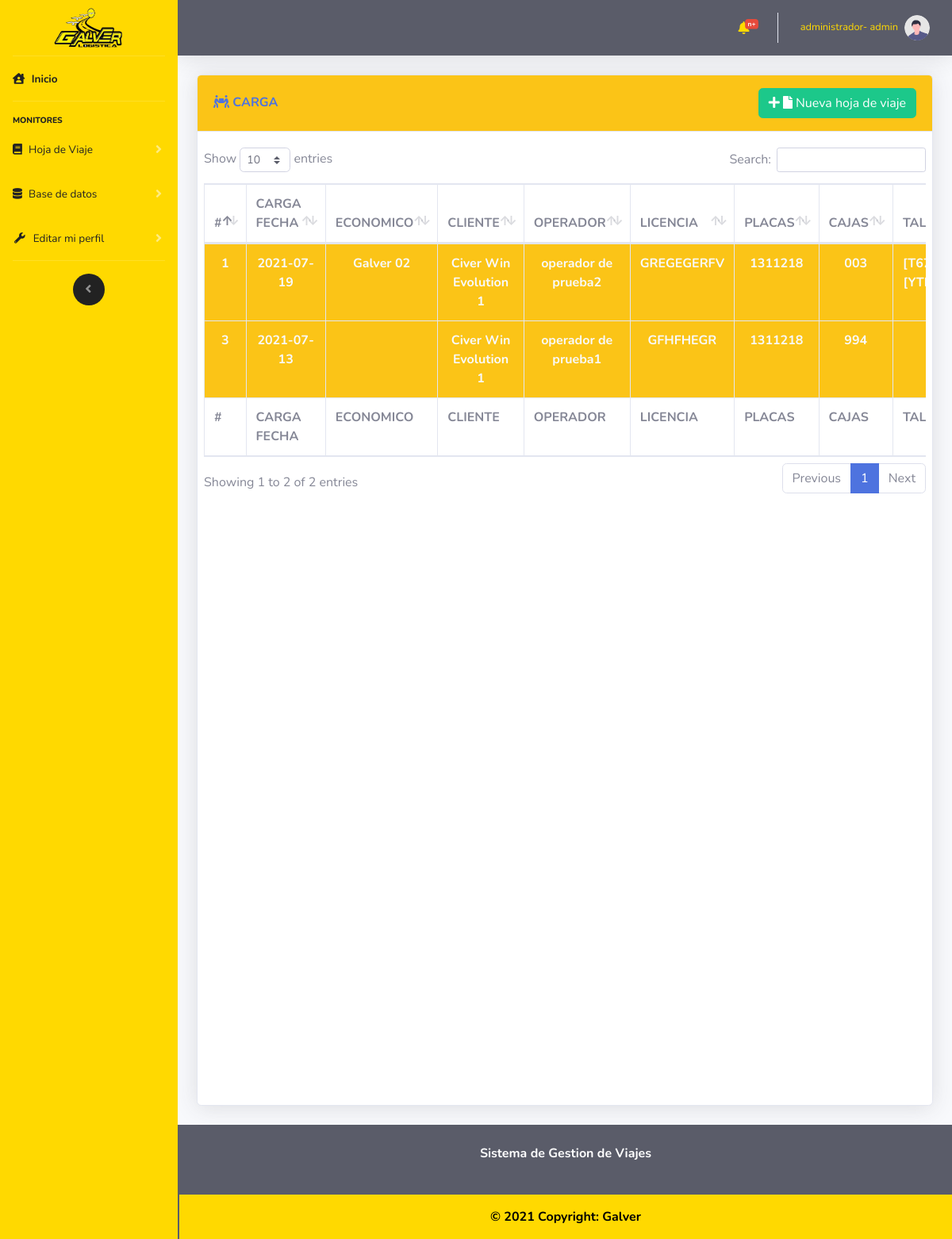
The app's page /vistas/HDV_CargaRegistro.php (signed in), older data.
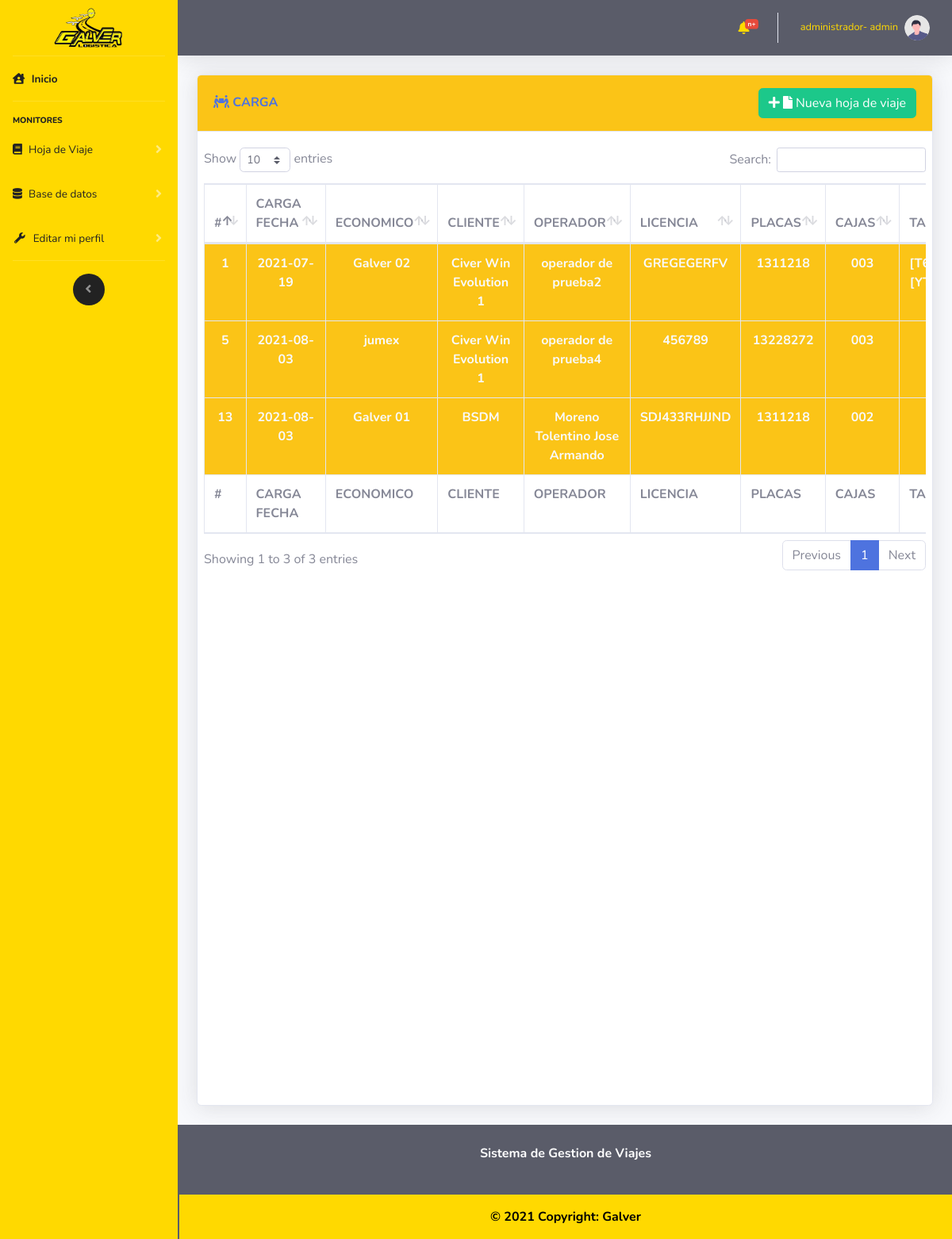
The same page, newer data.
### tables this page shows
CREATE TABLE `viaje` (
  `id_viaje` int(11) NOT NULL,
  `id_hojaDeViaje` int(11) NOT NULL,
  `id_viajeEstado` int(11) NOT NULL,
  `id_empresaEmisora` int(11) NOT NULL,
  `id_empresaReceptora` int(11) NOT NULL,
  `id_carga` int(11) NOT NULL,
  `id_unidadDeMedida` int(11) NOT NULL,
  `viaje_fechaDeArribo` datetime NOT NULL,
  `viaje_fechaDeCarga` datetime NOT NULL,
  `viaje_fechaDeLlegadaDeDescarga` datetime NOT NULL,
  `viaje_fechaDeDescarga` datetime NOT NULL,
  `viaje_cargaCantidad` double NOT NULL,
  `viaje_cargaProporcionUM` double NOT NULL,
  `id_remolque` int(11) NOT NULL,
  `id_remolqueServicio` int(11) NOT NULL,
  `viaje_talon1` varchar(40) NOT NULL,
  `viaje_talon2` varchar(40) NOT NULL,
  `viaje_origen` varchar(500) NOT NULL,
  `viaje_destino` varchar(500) NOT NULL,
  `viaje_folioDeCarga` varchar(50) NOT NULL,
  `viaje_folioDeBascula` varchar(50) NOT NULL,
  `viaje_observacion_carga` varchar(500) NOT NULL,
  `viaje_sellos` varchar(300) NOT NULL,
  `estadoRegistro` int(11) NOT NULL
);

CREATE TABLE `hoja_de_viaje` (
  `id_hojaDeViaje` int(11) NOT NULL,
  `id_creador` int(11) NOT NULL,
  `id_editor` int(11) NOT NULL,
  `hojaDeViaje_fechaDeLiberacion` datetime NOT NULL,
  `hojaDeViaje_fechaDeEdicion` datetime NOT NULL,
  `hojaDeViaje_observaciones` varchar(500) NOT NULL,
  `hojaDeViaje_tipoDeViaje` int(11) NOT NULL,
  `hojaDeViaje_estadoDeViaje` int(11) NOT NULL,
  `estadoRegistro` int(11) NOT NULL
);

### controlador/modulos/selects.php (called while the page is built, shortened)
<?php
    function muestraHDV($mysqli,$estado)
    {
        $consulta=
        "SELECT
		viaje.id_viaje as ID_VIAJE,
        hoja_de_viaje.id_hojaDeViaje as ID,
		(SELECT empresaEmisoraNombre FROM empresa_emisora WHERE empresaEmisoraId= viaje.id_empresaEmisora LIMIT 1) as ECONOMICO,
        (SELECT operadorNombre FROM operadores WHERE operadorID= tractor_del_operador.id_operador LIMIT 1) as OPERADOR,
        (SELECT tractorPlaca FROM tractor WHERE tractorId= tractor_del_operador.id_tractor LIMIT 1) as PLACAS,
        (SELECT remolqueEconomico FROM remolque WHERE remolque.remolqueID = viaje.id_remolque LIMIT 1) as CAJAS,
        (SELECT operadorLisencia FROM operadores WHERE operadorID= tractor_del_operador.id_operador LIMIT 1) as LICENCIA,
        viaje.viaje_talon1 as TALON1,
        viaje.viaje_talon2 as TALON2,
        hoja_de_viaje.hojaDeViaje_fechaDeLiberacion as LIBERACION_FECHA,
        viaje.viaje_fechaDeArribo as FECHA_ARRIBO,
        viaje.viaje_fechaDeArribo as FECHA_CARGA,
        viaje.viaje_folioDeCarga as FOLIO_DE_CARGA,
        (viaje.viaje_cargaCantidad * viaje.viaje_cargaProporcionUM) as TONELADAS,
        hoja_de_viaje.hojaDeViaje_observaciones as OBSERVACIONES,
        viaje.viaje_fechaDeDescarga as FECHA_ENTREGA,
        destino.destino_nombre as ORIGEN,
        viaje.viaje_destino as DESTINO,
        (SELECT empresaReceptoraNombre FROM empresa_receptora WHERE empresaReceptoraId = viaje.id_empresaReceptora) as CLIENTE,
        viaje.viaje_folioDeCarga AS FOLIO_CARGA,
        viaje.viaje_folioDeBascula AS FOLIO_BASCULA,
        viaje.viaje_observacion_carga AS OBSERVACION_CARGA,
        viaje.viaje_sellos AS SELLOS_CARGA,
        viaje.id_viajeEstado as ID_ESTADO
        FROM `viaje`
        INNER JOIN tractor_del_operador ON tractor_del_operador.id_hojaDeViaje = viaje.id_hojaDeViaje
        INNER JOIN hoja_de_viaje ON hoja_de_viaje.id_hojaDeViaje = viaje.id_hojaDeViaje
        INNER JOIN destino ON destino.destino_id = viaje.viaje_origen
        WHERE viaje.id_viajeEstado=$estado
        ORDER BY hoja_de_viaje.id_hojaDeViaje asc;";
        $result = $mysqli->query($consulta);
        return $result;
    }
?>

### vistas/HDV_CargaRegistro.php (the view, shortened to what the changed rows need)
<?php
    include "../import/componentes/head.php";
    include "../import/componentes/navbarLateral.php";
    include "../import/componentes/navbarHorizontal.php";
    include "../controlador/coneccion/config.php";
    include "../controlador/modulos/selects.php";
?>
<div class="container-fluid">
    <div class="row">
        <div class="col-12">
            <div class="card shadow mb-4 card_hdv">
                <div class="card-body">
                    <div class="chart-area ">
                        <div class="row">
                            <div class="cardScroll table-responsive">
                                <table class="table table-bordered" id="dataTable" width="100%" cellspacing="0">
                                    <thead>
                                        <tr>
                                            <th scope="col">#</th>
                                            <th scope="col">CARGA FECHA</th>
                                            <th scope="col">ECONOMICO</th>
                                            <th scope="col">CLIENTE</th>
                                            <th scope="col">OPERADOR</th>
                                            <th scope="col">LICENCIA</th>
                                            <th scope="col">PLACAS</th>
                                            <th scope="col">CAJAS</th>
                                            <th scope="col">TALONES</th>
                                        </tr>
                                    </thead>
                                    <tfoot>
                                        <tr>
                                            <th scope="col">#</th>
                                            <th scope="col">CARGA FECHA</th>
                                            <th scope="col">ECONOMICO</th>
                                            <th scope="col">CLIENTE</th>
                                            <th scope="col">OPERADOR</th>
                                            <th scope="col">LICENCIA</th>
                                            <th scope="col">PLACAS</th>
                                            <th scope="col">CAJAS</th>
                                            <th scope="col">TALONES</th>
                                        </tr>
                                    </tfoot>
                                    <tbody class=" text-center">
                                        <?php
                                        $hdv=muestraHDV($mysqli,3);
                                        while ($filas =$hdv->fetch_assoc())
                                        {
                                            $talones=($filas["TALON2"]!="")?"[".$filas["TALON1"]."],<br>[".$filas["TALON2"]."]":"[".$filas["TALON1"]."]";
                                            echo
                                            "<tr bgcolor='#fbc417' class='text-light font-weight-bold'>".
                                                "<td>".$filas["ID"]."</td>".
                                                "<td>".substr($filas["FECHA_CARGA"], 0, -9)."</td>".
                                                "<td>".$filas["ECONOMICO"]."</td>".
                                                "<td>".$filas["CLIENTE"]."</td>".
                                                "<td>".$filas["OPERADOR"]."</td>".
                                                "<td>".$filas["LICENCIA"]."</td>".
                                                "<td>".$filas["PLACAS"]."</td>".
                                                "<td>".$filas["CAJAS"]."</td>".
                                                "<td>".$talones."</td>".
                                                "<td>".$filas["TONELADAS"]."</td>".
                                                "<td>".$filas["ORIGEN"]."</td>".
                                                "<td><a href='./HDV_descarga.php?id=".$filas["ID_VIAJE"]."'><button type='button' class='btn btn-warning'><i class='fas fa-arrow-alt-circle-right'></i></button></a></td>".
                                            "</tr>";
                                        }
                                        ?>
                                    </tbody>
                                </table>
                            </div>
                        </div>
                    </div>
                </div>
            </div>
        </div>
    </div>
    <?php
    include "../import/componentes/footer.php";
    include "../import/componentes/js/main.php";
?>

Row changes from the older to the newer data that the page shows:
no longer on this page (row edited): viaje: id_hojaDeViaje.id_hojaDeViaje "3", viaje_fechaDeArribo "2021-07-13", CLIENTE "Civer Win Evolution 1", OPERADOR "operador de prueba1", LICENCIA "GFHFHEGR", PLACAS "1311218", CAJAS "994"
now on this page (row edited): viaje: id_hojaDeViaje.id_hojaDeViaje "5", viaje_fechaDeArribo "2021-08-03", ECONOMICO "jumex", CLIENTE "Civer Win Evolution 1", OPERADOR "operador de prueba4", LICENCIA "456789", PLACAS "13228272", CAJAS "003"
added viaje: id_hojaDeViaje.id_hojaDeViaje "13", viaje_fechaDeArribo "2021-08-03", ECONOMICO "Galver 01", CLIENTE "BSDM", OPERADOR "Moreno Tolentino Jose Armando", LICENCIA "SDJ433RHJJND", PLACAS "1311218", CAJAS "002"
Text that changed along with them:
text written by a page script: "Show entries Search: Showing 1 to 2 of 2 entries Previous 1 Next" → "Show entries Search: Showing 1 to 3 of 3 entries Previous 1 Next"
